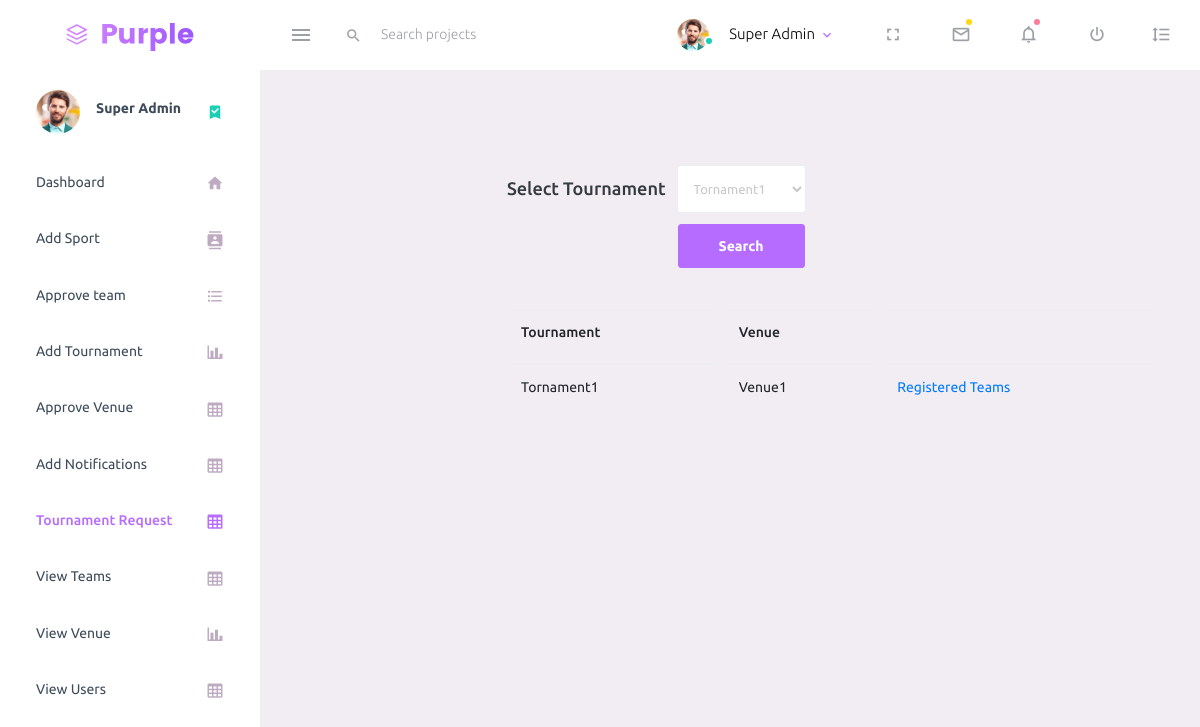
The page /SCMS/Admin/TournamentRequest on the database as committed earlier.
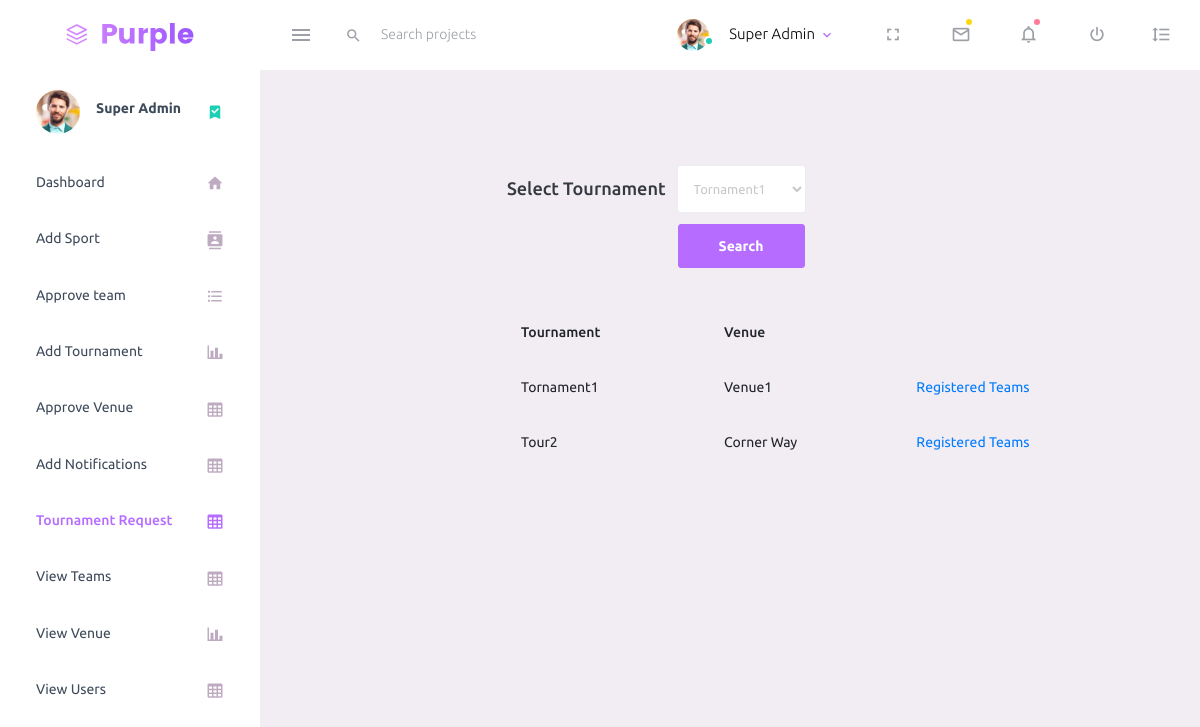
The same page on the database as committed later.
### ClubManagementApp/models.py (models this page shows, shortened)
class TournamentDetails(models.Model):
    tournament_id=models.AutoField(primary_key=True,db_column="t_id")
    venue_id=models.ForeignKey(VenueDetails,on_delete=models.SET_NULL,null=True,db_column="v_id")
    tournament_title=models.CharField(max_length=20,db_column="t_title")
    sport_type=models.ForeignKey(SportsDetail,on_delete=models.CASCADE,db_column="s_type")
    players_allowed=models.IntegerField(db_column='max_players')
    start_date=models.CharField(max_length=20,db_column="s_date")
    end_date=models.CharField(max_length=20,db_column="e_date")
    reg_date=models.CharField(max_length=20,db_column="reg_date")
    reg_fee=models.FloatField(db_column="reg_fee")
    win_prize=models.FloatField(db_column="win_prize")
    tournament_status=models.CharField(max_length=20,db_column="t_status")
    class Meta:
        db_table="tb_tournament"

class VenueDetails(models.Model):
    venue_id=models.AutoField(primary_key=True,db_column="v_id")
    venue_name=models.CharField(max_length=30,db_column="v_name")
    venue_type=models.CharField(max_length=20,db_column="v_type")
    venue_address=models.CharField(max_length=200,db_column="v_address")
    venue_contact=models.CharField(max_length=10,db_column="v_contact")
    venue_email=models.CharField(max_length=30,db_column="v_email")
    venue_user_id=models.IntegerField(db_column="v_userid")
    venue_pic=models.ImageField(upload_to="Venue/",db_column="v_pic")
    venue_seat=models.ImageField(upload_to="Venue/Seat/",db_column="v_seat")
    venue_passwd=models.CharField(max_length=20,db_column="v_passwd")
    venue_status=models.CharField(max_length=10,db_column="v_status")
    class Meta:
        db_table="tb_venue"

### ClubManagementApp/views/AdminView.py (the view)
# urls.py: path('Admin/TournamentRequest',AdminView.TournamentRequest,name="t_request"),
def TournamentRequest(request):
    t_data=TournamentDetails.objects.filter(tournament_status="not completed")
    return render(request, 'Admin/TournamentRequest.html',{'t_data':t_data})

### ClubManagementApp/templates/Admin/TournamentRequest.html
{% extends 'Admin/AdminMaster.html' %}
{% block page_content %}
<form action="" method="POST" class="f1">
    <table style="border-spacing: 10px;border-collapse: separate;">
        <tr class="h4">
            <td>Select Tournament</td>
            <td><select name="" class="form-control" id="">
                {% for t in t_data %}
                <option value="">{{t.tournament_title|title}}</option>
                {% endfor %}
            </select></td>
        </tr>
        <tr>
            <td></td>
            <td><input type="submit" class="btn btn-primary" value="Search" name="search" id=""></td>
        </tr>
    </table>
    </form>
<form action="" method="POST" class="f1">
    <table style="border-spacing: 10px;border-collapse: separate; margin-top: 20px;" class="table table-hover">
        <tr class="h4">
            <td>Tournament</td>
            <td>Venue</td>
            <td></td>
        </tr>
        {% for t in t_data %}
        <tr>
            <td>{{t.tournament_title|title}}</td>
            <td>{{t.venue_id.venue_name|title}}</td>
            <td><a href="/SCMS/Admin/TrTeams?id={{t.tournament_id}}">Registered Teams</a></td>
        </tr>
        {% endfor %}
    </table>
    </form>
{% endblock %}

### ClubManagementApp/templates/Admin/AdminMaster.html (shortened to what this page needs)
{% load static %}
<!DOCTYPE html>
<html lang="en">
  <head>
    <link rel="stylesheet" href="{% static 'assets/vendors/mdi/css/materialdesignicons.min.css' %}">
    <link rel="stylesheet" href="{% static 'assets/vendors/css/vendor.bundle.base.css' %}">
    <link rel="stylesheet" href="{% static 'assets/css/style1.css' %}">
    <link rel="stylesheet" href="{% static 'assets/js/jquery.min.js' %}">
    <link rel="stylesheet" href="{% static 'assets/css/style.css' %}">
  </head>
  <body>
    <div class="container-scroller">
      <nav class="navbar default-layout-navbar col-lg-12 col-12 p-0 fixed-top d-flex flex-row">
        <div class="text-center navbar-brand-wrapper d-flex align-items-center justify-content-center">
          <a class="navbar-brand brand-logo" href="index.html"><img src="{% static 'assets/images/logo.svg' %}" alt="logo" /></a>
        </div>
        <div class="navbar-menu-wrapper d-flex align-items-stretch">
          <button class="navbar-toggler navbar-toggler align-self-center" type="button" data-toggle="minimize">
            <span class="mdi mdi-menu"></span>
          </button>
          <div class="search-field d-none d-md-block">
            <form class="d-flex align-items-center h-100" action="#">
              <div class="input-group">
                <div class="input-group-prepend bg-transparent">
                  <i class="input-group-text border-0 mdi mdi-magnify"></i>
                </div>
                <input type="text" class="form-control bg-transparent border-0" placeholder="Search projects">
              </div>
            </form>
          </div>
          <ul class="navbar-nav navbar-nav-right">
            <li class="nav-item nav-profile dropdown">
              <a class="nav-link dropdown-toggle" id="profileDropdown" href="#" data-toggle="dropdown" aria-expanded="false">
                <div class="nav-profile-img">
                  <img src="{% static 'assets/images/faces/face1.jpg' %}" alt="image">
                  <span class="availability-status online"></span>
                </div>
                <div class="nav-profile-text">
                  <p class="mb-1 text-black">Super Admin</p>
                </div>
              </a>
            </li>
            <li class="nav-item d-none d-lg-block full-screen-link">
              <a class="nav-link">
                <i class="mdi mdi-fullscreen" id="fullscreen-button"></i>
              </a>
            </li>
            <li class="nav-item dropdown">
              <a class="nav-link count-indicator dropdown-toggle" id="messageDropdown" href="#" data-toggle="dropdown" aria-expanded="false">
                <i class="mdi mdi-email-outline"></i>
                <span class="count-symbol bg-warning"></span>
              </a>
            </li>
            <li class="nav-item dropdown">
              <a class="nav-link count-indicator dropdown-toggle" id="notificationDropdown" href="#" data-toggle="dropdown">
                <i class="mdi mdi-bell-outline"></i>
                <span class="count-symbol bg-danger"></span>
              </a>
            </li>
            <li class="nav-item nav-logout d-none d-lg-block">
              <a class="nav-link" href="#">
                <i class="mdi mdi-power"></i>
              </a>
            </li>
            <li class="nav-item nav-settings d-none d-lg-block">
              <a class="nav-link" href="#">
                <i class="mdi mdi-format-line-spacing"></i>
              </a>
            </li>
          </ul>
        </div>
      </nav>
      <div class="container-fluid page-body-wrapper">
        <nav class="sidebar sidebar-offcanvas" id="sidebar">
          <ul class="nav">
            <li class="nav-item nav-profile">
              <a href="#" class="nav-link">
                <div class="nav-profile-image">
                  <img src="{% static 'assets/images/faces/face1.jpg' %}" alt="profile">
                </div>
                <div class="nav-profile-text d-flex flex-column">
                  <span class="font-weight-bold mb-2">Super Admin</span>
                </div>
                <i class="mdi mdi-bookmark-check text-success nav-profile-badge"></i>
              </a>
            </li>
            <li class="nav-item">
              <a class="nav-link" href="{% url 'club_management:admin_home' %}">
                <span class="menu-title">Dashboard</span>
                <i class="mdi mdi-home menu-icon"></i>
              </a>
            </li>
            <li class="nav-item">
              <a class="nav-link"  href="{% url 'club_management:add_sport' %}" >
                <span class="menu-title">Add Sport</span>
                <i class="mdi mdi-contacts menu-icon"></i>
              </a>
            </li>
            <li class="nav-item">
              <a class="nav-link" href="{% url 'club_management:team_request' %}">
                <span class="menu-title">Approve team</span>
                <i class="mdi mdi-format-list-bulleted menu-icon"></i>
              </a>
            </li>
            <li class="nav-item">
              <a class="nav-link" href="{% url 'club_management:add_tournament' %}">
                <span class="menu-title"> Add Tournament</span>
                <i class="mdi mdi-chart-bar menu-icon"></i>
              </a>
            </li>
            <li class="nav-item">
              <a class="nav-link" href="{% url 'club_management:venue_request' %}">
                <span class="menu-title">Approve Venue</span>
                <i class="mdi mdi-table-large menu-icon"></i>
              </a>
            </li>
            <li class="nav-item">
              <a class="nav-link" href="{% url 'club_management:add_notification' %}">
                <span class="menu-title">Add Notifications</span>
                <i class="mdi mdi-table-large menu-icon"></i>
              </a>
            </li>
            <li class="nav-item">
              <a class="nav-link" href="{% url 'club_management:t_request' %}">
                <span class="menu-title">Tournament Request</span>
                <i class="mdi mdi-table-large menu-icon"></i>
              </a>
            </li>
            <li class="nav-item">
              <a class="nav-link" href="{% url 'club_management:view_teams' %}">
                <span class="menu-title">View Teams</span>
                <i class="mdi mdi-table-large menu-icon"></i>
              </a>
            </li>
            <li class="nav-item">
              <a class="nav-link" href="{% url 'club_management:view_venue' %}">
                <span class="menu-title"> View Venue</span>
                <i class="mdi mdi-chart-bar menu-icon"></i>
              </a>
            </li>
            <li class="nav-item">
              <a class="nav-link" href="#">
                <span class="menu-title">View Users</span>
                <i class="mdi mdi-table-large menu-icon"></i>
              </a>
            </li>
          </ul>
        </nav>
        <div class="main-panel">
          <div class="content-wrapper">
<br/>
     {% block page_content %}
  {% endblock %}
          </div>
        </div>
      </div>
    </div>
  </body>
</html>

### static/assets/css/style1.css (style rules this page uses)
.f1 { margin-left: 200px; margin-top: 5px; }

Rows that differ between the two databases and show on the page:
added TournamentDetails: tournament_title "Tour2", venue_id.venue_name "Corner Way"
